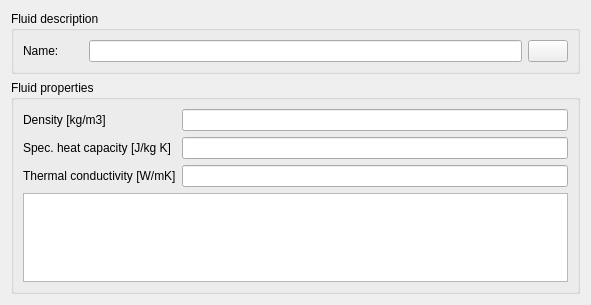
<?xml version="1.0" encoding="UTF-8"?>
<ui version="4.0">
 <class>SVDBNetworkFluidEditWidget</class>
 <widget class="QWidget" name="SVDBNetworkFluidEditWidget">
  <property name="geometry">
   <rect>
    <x>0</x>
    <y>0</y>
    <width>591</width>
    <height>305</height>
   </rect>
  </property>
  <property name="windowTitle">
   <string>Form</string>
  </property>
  <layout class="QVBoxLayout" name="verticalLayout">
   <item>
    <widget class="QGroupBox" name="groupBox">
     <property name="title">
      <string>Fluid description</string>
     </property>
     <layout class="QGridLayout" name="gridLayout">
      <item row="0" column="2">
       <widget class="QtExt::ColorButton" name="pushButtonComponentColor">
        <property name="sizePolicy">
         <sizepolicy hsizetype="Fixed" vsizetype="Fixed">
          <horstretch>0</horstretch>
          <verstretch>0</verstretch>
         </sizepolicy>
        </property>
       </widget>
      </item>
      <item row="0" column="0">
       <widget class="QLabel" name="labelDisplayName">
        <property name="minimumSize">
         <size>
          <width>60</width>
          <height>0</height>
         </size>
        </property>
        <property name="text">
         <string>Name:</string>
        </property>
       </widget>
      </item>
      <item row="0" column="1">
       <widget class="QtExt::LanguageStringEditWidget1" name="lineEditName"/>
      </item>
     </layout>
    </widget>
   </item>
   <item>
    <widget class="QGroupBox" name="groupBoxModelParameters">
     <property name="title">
      <string>Fluid properties</string>
     </property>
     <layout class="QFormLayout" name="formLayout">
      <item row="0" column="0">
       <widget class="QLabel" name="label">
        <property name="text">
         <string>Density [kg/m3]</string>
        </property>
       </widget>
      </item>
      <item row="0" column="1">
       <widget class="QtExt::ValidatingLineEdit" name="lineEditDensity"/>
      </item>
      <item row="1" column="0">
       <widget class="QLabel" name="label_3">
        <property name="text">
         <string>Spec. heat capacity [J/kg K]</string>
        </property>
       </widget>
      </item>
      <item row="1" column="1">
       <widget class="QtExt::ValidatingLineEdit" name="lineEditHeatCapacity"/>
      </item>
      <item row="2" column="0">
       <widget class="QLabel" name="label_4">
        <property name="text">
         <string>Thermal conductivity [W/mK]</string>
        </property>
       </widget>
      </item>
      <item row="2" column="1">
       <widget class="QtExt::ValidatingLineEdit" name="lineEditThermalConductivity"/>
      </item>
      <item row="3" column="0" colspan="2">
       <widget class="QTableWidget" name="tableWidgetViscosity"/>
      </item>
     </layout>
    </widget>
   </item>
  </layout>
 </widget>
 <customwidgets>
  <customwidget>
   <class>QtExt::ColorButton</class>
   <extends>QPushButton</extends>
   <header location="global">QtExt_ColorButton.h</header>
  </customwidget>
  <customwidget>
   <class>QtExt::LanguageStringEditWidget1</class>
   <extends>QLineEdit</extends>
   <header location="global">QtExt_LanguageStringEditWidget1.h</header>
  </customwidget>
  <customwidget>
   <class>QtExt::ValidatingLineEdit</class>
   <extends>QLineEdit</extends>
   <header location="global">QtExt_ValidatingLineEdit.h</header>
  </customwidget>
 </customwidgets>
 <resources/>
 <connections/>
</ui>
